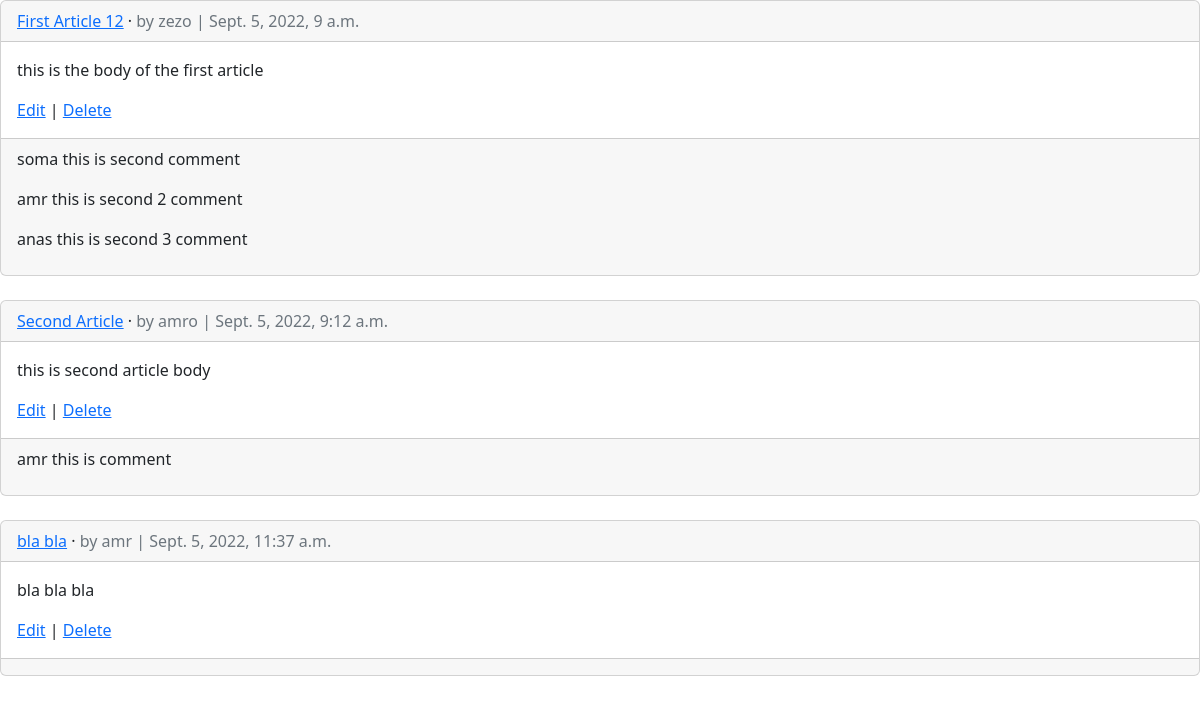
/articles/ (signed in), run on an earlier commit of the app's database.
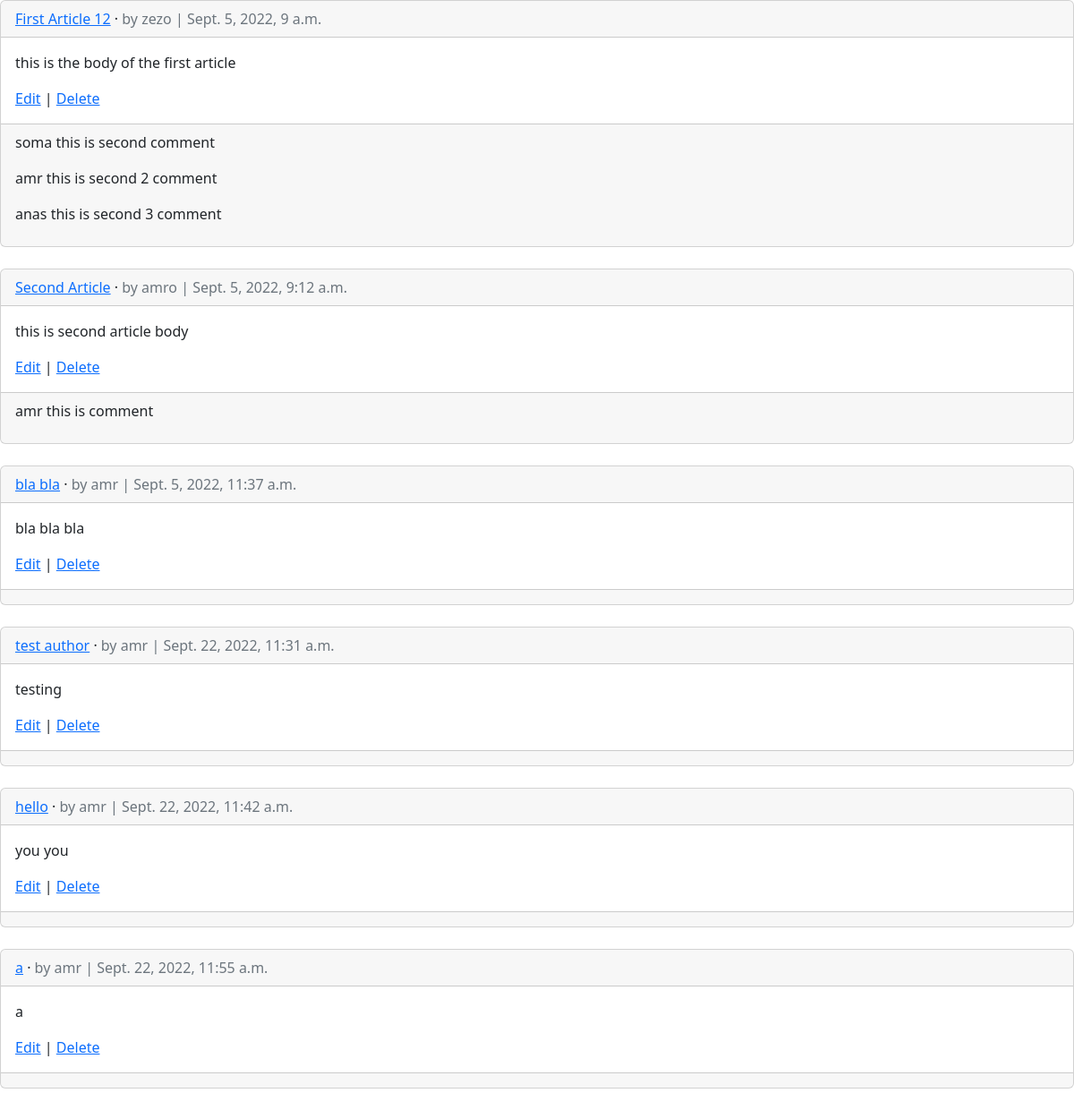
And on a later commit of the database.
### articles/models.py (models this page shows, shortened)
class Article(models.Model):
    title = models.CharField(max_length=50)
    body = models.TextField()
    date = models.DateTimeField(auto_now_add=True)
    author = models.ForeignKey(
        settings.AUTH_USER_MODEL,
        on_delete=models.CASCADE
    )

class Comment(models.Model):
    article = models.ForeignKey(
        Article, on_delete=models.CASCADE
    )
    comment = models.CharField(max_length=200)
    author = models.ForeignKey(
        settings.AUTH_USER_MODEL,
        on_delete=models.CASCADE,
    )
    def __str__(self):
        return self.comment

### accounts/models.py (models this page shows)
class CustomUser(AbstractUser):
    age=models.CharField(max_length=3,null=True,blank=True)

### articles/views.py (the view)
# urls.py: path('',ArticleListView.as_view(), name='article_list'),
class ArticleListView(LoginRequiredMixin, ListView):
    model = Article
    template_name = 'article_list.html'

### templates/article_list.html (shortened to what this page needs)
{% extends "index.html" %}
{% block content %}
{% for article in article_list %}
<div class="card">
    <div class="card-header">
        <span class="font-weight-bold"><a href="{% url 'article_detail' article.pk  %}">{{ article.title }}</a></span>
        &middot;
        <span class="text-muted">by {{ article.author }} |
            {{ article.date }}</span>
    </div>
    <div class="card-body">
        <p>{{ article.body }}</p>
        <a href="{% url 'article_update' article.pk %}">Edit</a> |
        <a href="{% url 'article_delete' article.pk %}">Delete</a>
    </div>
    <div class="card-footer">
        {% for comment in article.comment_set.all %}
        <p>
            <span class="font-weight-bold">
                {{ comment.author }}
            </span>
            {{ comment }}
        </p>
        {% endfor %}
    </div>
</div>
<br />
{% endfor %}
{% endblock content %}

What changed in the data, as far as the page shows it:
added Article: title "test author", author "amr", date "Sept. 22, 2022, 11:31 a.m.", body "testing"
added Article: title "hello", author "amr", date "Sept. 22, 2022, 11:42 a.m.", body "you you"
added Article: title "a", author "amr", date "Sept. 22, 2022, 11:55 a.m.", body "a"
